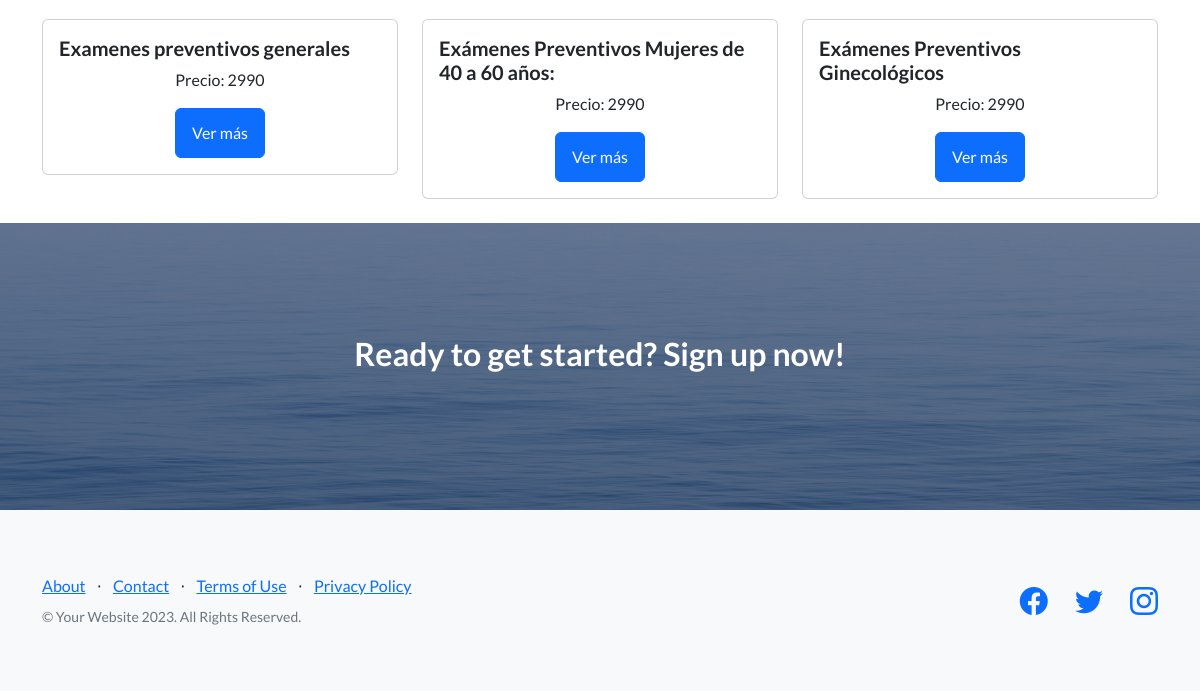
Before: /categorias/ (lower part) with the older database file.
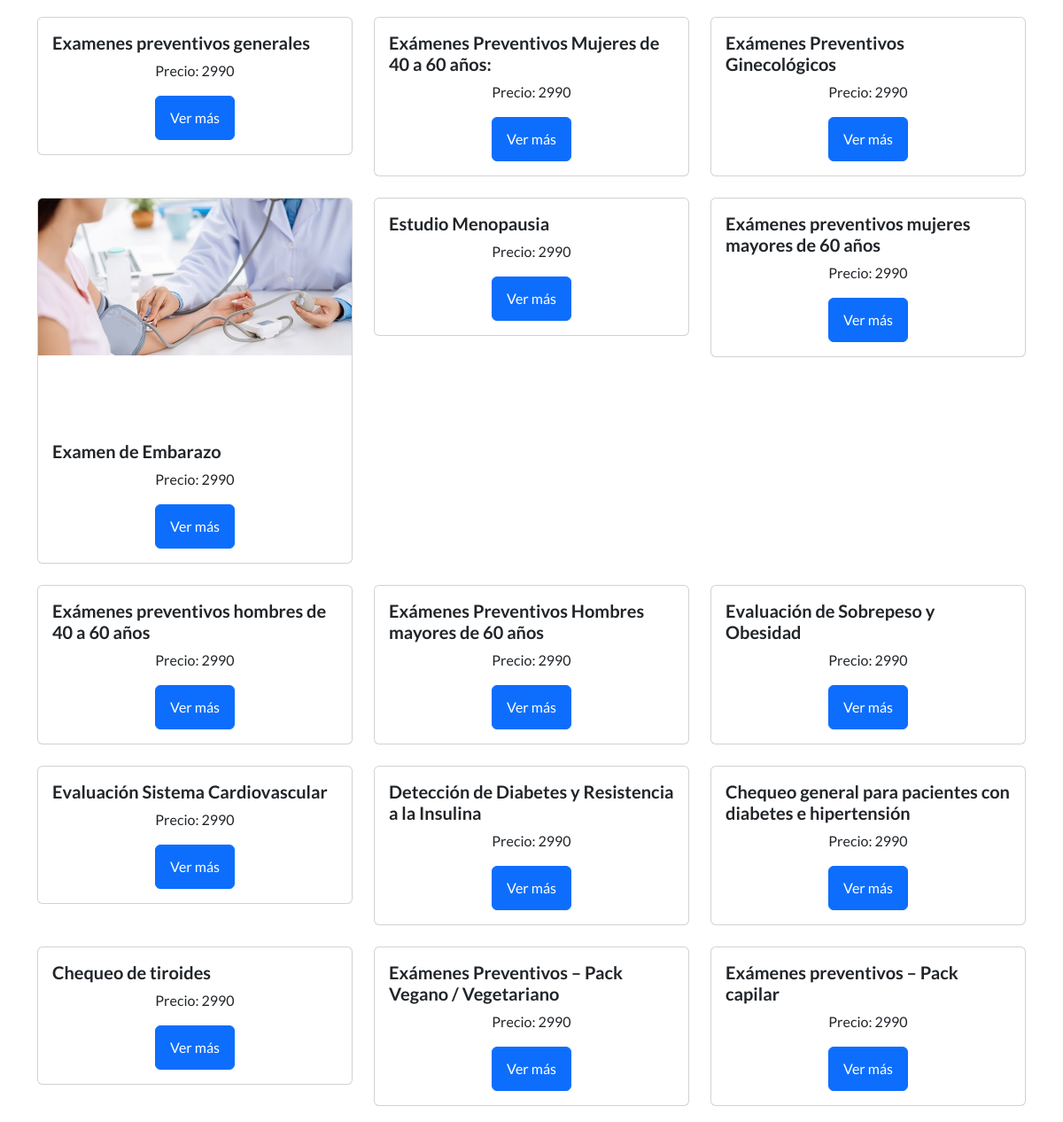
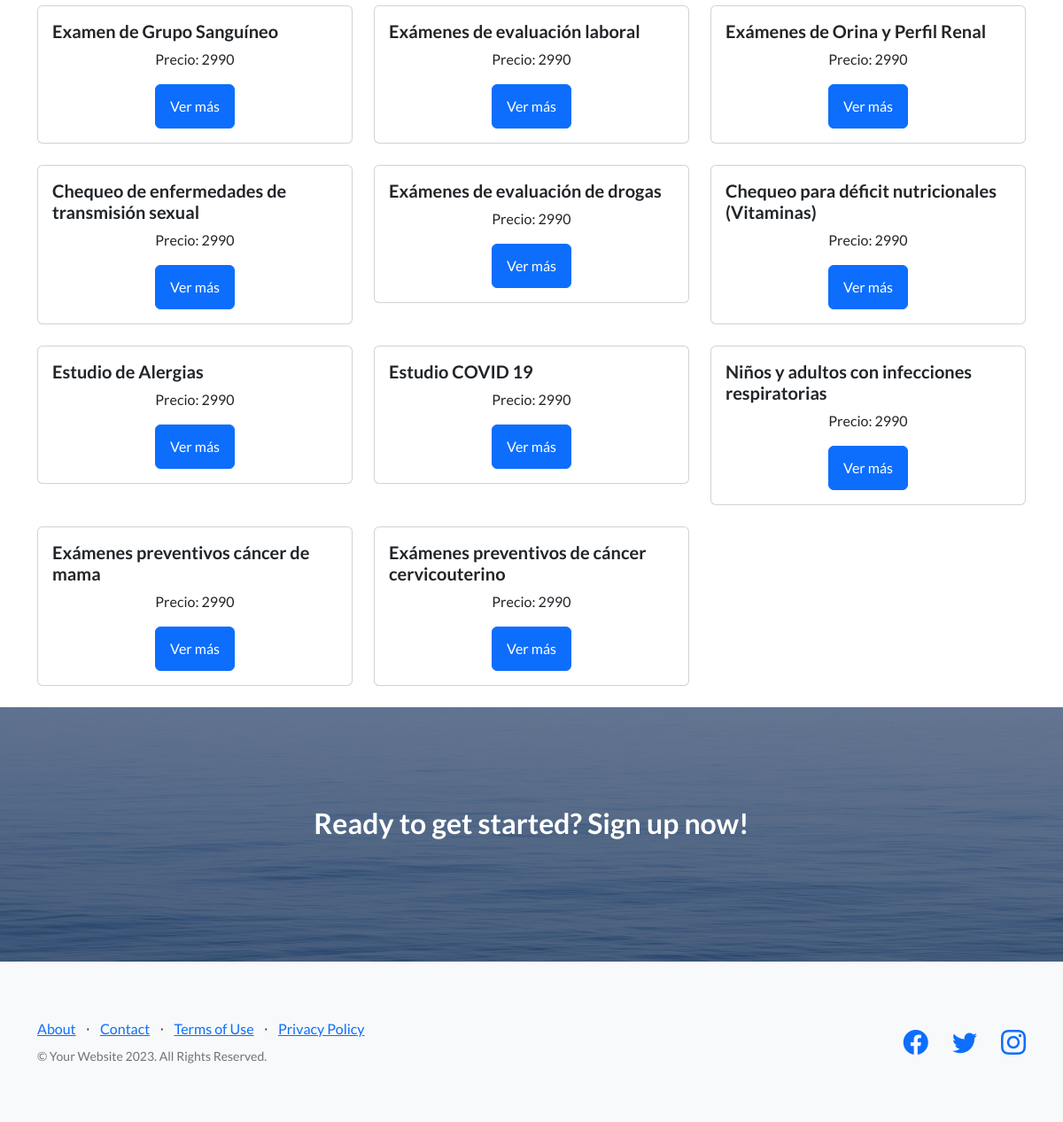
After: the same page with the newer database file (2 pictures, top to bottom).
### AppWeb/models.py (models this page shows, shortened)
class Categoria(models.Model):
    nombre = models.CharField(max_length=100)
    descripcion = models.TextField(blank=True)  # Campo opcional para descripción de la categoría
    precio = models.DecimalField(max_digits=10, decimal_places=0)
    imagen_url = models.CharField(max_length=200, null=True, blank=True)

### AppWeb/views.py (the view)
# urls.py: path('categorias/', views.ver_categorias, name='ver_categorias'),
def ver_categorias(request):
    categorias = Categoria.objects.all()
    return render(request, 'examenes/ver_categoria.html', {'categorias': categorias})

### AppWeb/templates/examenes/ver_categoria.html (shortened to what this page needs)
{% extends 'base.html' %}
{% load static %}
{% block content %}
<div class="container">
    <div class="row">
        {% for categoria in categorias %}
        <div class="col-lg-4 mb-4">
            <div class="card rounded">
                {% if categoria.imagen_url %}
                <a href="{% url 'ver_productos_por_categoria' categoria.id %}">
                    <div style="height: 257px; overflow: hidden;">
                        <img src="{{ categoria.imagen_url }}" class="card-img-top img-fluid" alt="{{ categoria.nombre }}">
                    </div>
                </a>
                {% endif %}
                <div class="card-body">
                    <h5 class="card-title">{{ categoria.nombre }}</h5>
                    <p class="card-text text-center">Precio: {{ categoria.precio }}</p>
                    <div class="text-center">
                        <a href="{% url 'ver_productos_por_categoria' categoria.id %}" class="btn btn-primary">Ver más</a>
                    </div>
                </div>
            </div>
        </div>
        {% endfor %}
    </div>
</div>
{% endblock %}

Changed rows visible on the page:
added Categoria: imagen_url (picture), nombre "Examen de Embarazo", precio "2990"
added Categoria: nombre "Estudio Menopausia", precio "2990"
added Categoria: nombre "Exámenes preventivos mujeres mayores de 60 años", precio "2990"
added Categoria: nombre "Exámenes preventivos hombres de 40 a 60 años", precio "2990"
added Categoria: nombre "Exámenes Preventivos Hombres mayores de 60 años", precio "2990"
added Categoria: nombre "Evaluación de Sobrepeso y Obesidad", precio "2990"
added Categoria: nombre "Evaluación Sistema Cardiovascular", precio "2990"
added Categoria: nombre "Detección de Diabetes y Resistencia a la Insulina", precio "2990"
added Categoria: nombre "Chequeo general para pacientes con diabetes e hipertensión", precio "2990"
added Categoria: nombre "Chequeo de tiroides", precio "2990"
added Categoria: nombre "Exámenes Preventivos – Pack Vegano / Vegetariano", precio "2990"
added Categoria: nombre "Exámenes preventivos – Pack capilar", precio "2990"
added Categoria: nombre "Examen de Grupo Sanguíneo", precio "2990"
added Categoria: nombre "Exámenes de evaluación laboral", precio "2990"
added Categoria: nombre "Exámenes de Orina y Perfil Renal", precio "2990"
added Categoria: nombre "Chequeo de enfermedades de transmisión sexual", precio "2990"
added Categoria: nombre "Exámenes de evaluación de drogas", precio "2990"
added Categoria: nombre "Chequeo para déficit nutricionales (Vitaminas)", precio "2990"
added Categoria: nombre "Estudio de Alergias", precio "2990"
added Categoria: nombre "Estudio COVID 19", precio "2990"
added Categoria: nombre "Niños y adultos con infecciones respiratorias", precio "2990"
added Categoria: nombre "Exámenes preventivos cáncer de mama", precio "2990"
added Categoria: nombre "Exámenes preventivos de cáncer cervicouterino", precio "2990"
